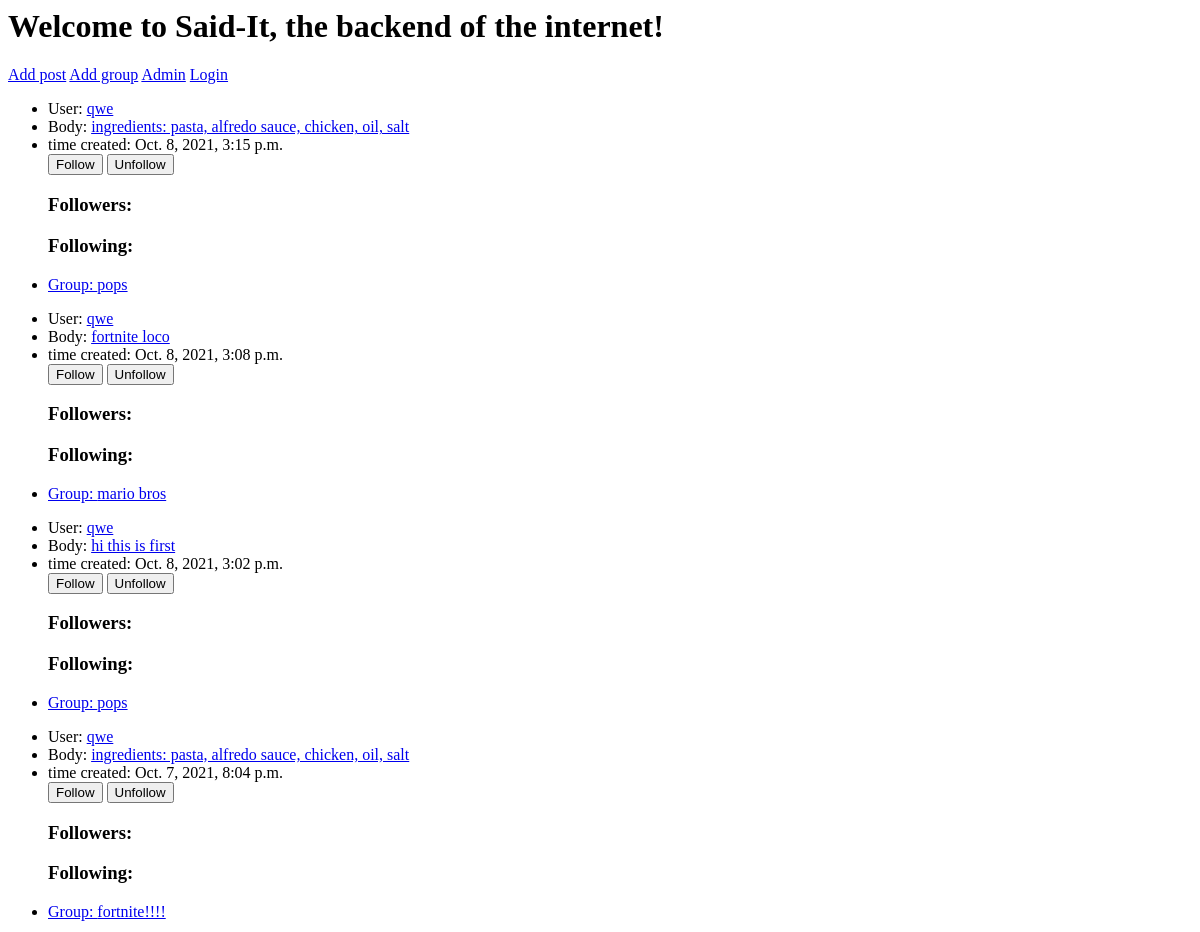
/ (upper part), run on an earlier commit of the app's database.
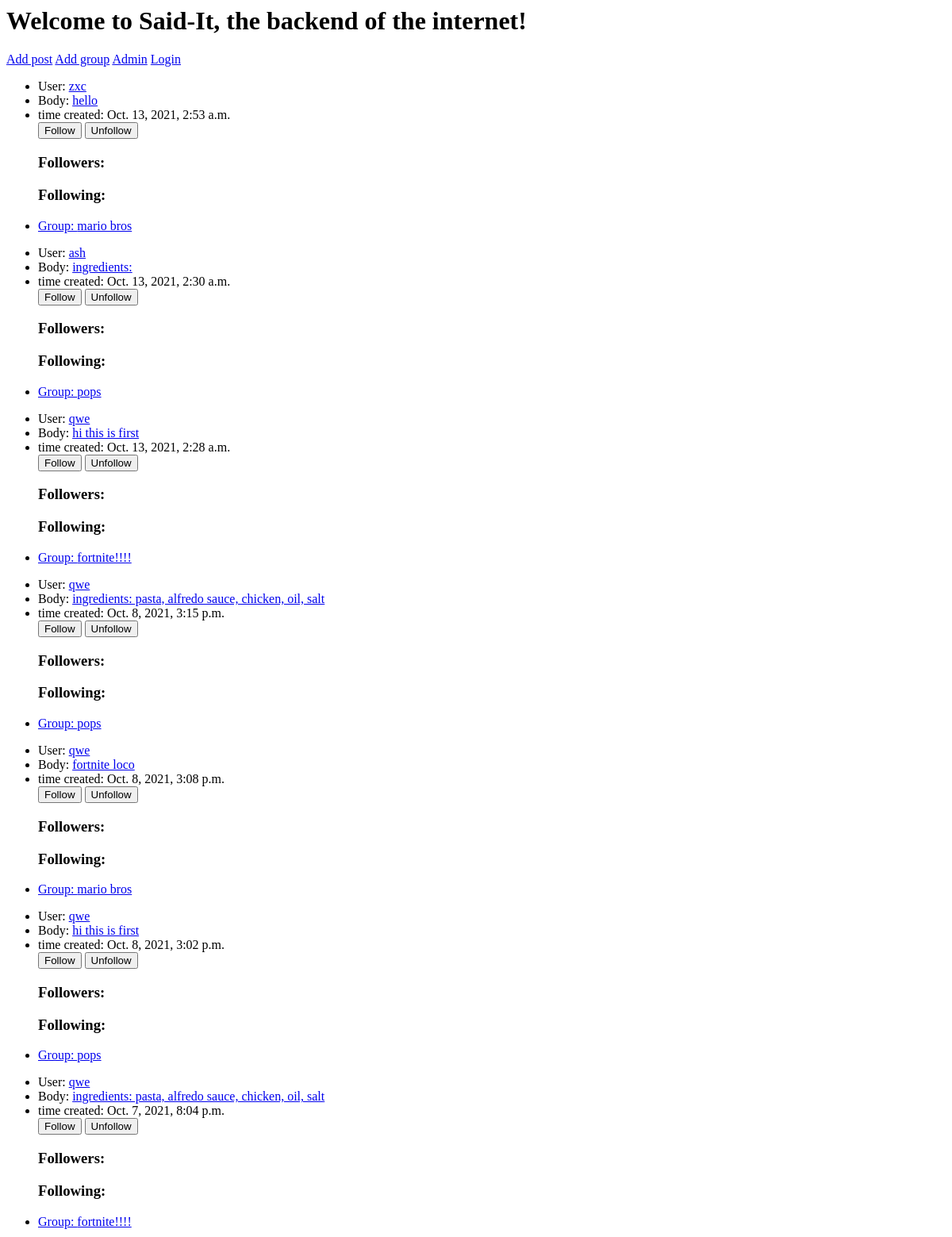
And on a later commit of the database.
### posts/models.py (models this page shows, shortened)
class Post(models.Model):
    user = models.ForeignKey(SaidItUser, on_delete=models.CASCADE)
    posted_in = models.ForeignKey(SubGroup, on_delete=models.CASCADE)
    body = models.CharField(max_length=150)
    time_created = models.DateTimeField(default=timezone.now)
    class Meta:
        ordering = ["-time_created"]

### saidituser/models.py (models this page shows)
class SaidItUser(AbstractUser):
    display_name = models.CharField(max_length=30)
    age = models.IntegerField(null=True, blank=True)
    bio = models.TextField(null=True, blank=False)
    following = models.ManyToManyField("self", blank =True, related_name="followers", symmetrical=False) # noqa

### group/models.py (models this page shows)
class SubGroup(models.Model):
    group_name = models.CharField(max_length=30)
    group_description = models.TextField(null=True, blank=False)
    time_created = models.DateTimeField(default=timezone.now)
    created_by = models.ForeignKey(SaidItUser, on_delete=CASCADE)
    def __str__(self):
        return self.group_name

### posts/views.py (the view)
# urls.py: path('', post_view.index, name='home'),
def index(request):
    posts = Post.objects.all()
    groups = SubGroup.objects.all()
    return render(request, 'index.html', {'posts': posts, "groups": groups})

### templates/index.html (shortened to what this page needs)
<h1>Welcome to Said-It, the backend of the internet!</h1>
<a href="/addpost/">Add post</a>
<a href="/addgroup">Add group</a>
<a href="/admin/">Admin</a>
<a href="/login/">Login</a>
{% for post in posts %}
<ul>
  <li>User: <a href="/userdetail/{{post.user.id}}/">{{post.user}}</a></li>
  <li>Body: <a href="{% url 'post' post.id %} ">{{post.body}}</a></li>
  <li>time created: {{post.time_created}}</li>
  <a href="/follow/{{post.user.id}}/"><button>Follow</button></a>
  <a href="/unfollow/{{post.user.id}}/"><button>Unfollow</button></a>
  <h3>Followers:</h3>
  <h3>Following:</h3>
  <li>
    <a href="/groupdetail/{{post.posted_in.id}}/">Group: {{post.posted_in}}</a>
  </li>
</ul>
{% endfor %}

What changed in the data, as far as the page shows it:
added Post: user "zxc", body "hello", time_created "Oct. 13, 2021, 2:53 a.m.", posted_in "mario bros"
added Post: user "ash", body "ingredients:", time_created "Oct. 13, 2021, 2:30 a.m.", posted_in "pops"
added Post: user "qwe", body "hi this is first", time_created "Oct. 13, 2021, 2:28 a.m.", posted_in "fortnite!!!!"
